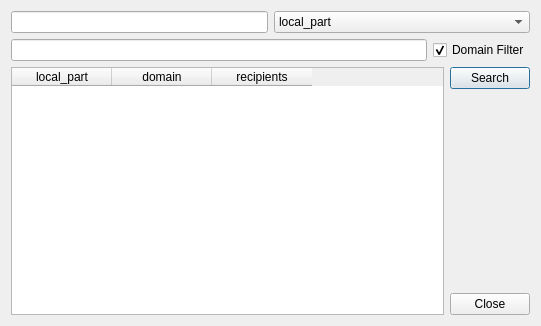
<ui version="4.0" >
 <class>UsersForwardDialogFind</class>
 <widget class="QDialog" name="UsersForwardDialogFind" >
  <property name="geometry" >
   <rect>
    <x>0</x>
    <y>0</y>
    <width>541</width>
    <height>326</height>
   </rect>
  </property>
  <property name="windowTitle" >
   <string>Find Users Forward</string>
  </property>
  <layout class="QVBoxLayout" name="verticalLayout_2" >
   <item>
    <layout class="QHBoxLayout" name="horizontalLayout_2" >
     <item>
      <widget class="QLineEdit" name="lineEdit_Find" />
     </item>
     <item>
      <widget class="QComboBox" name="comboBox" >
       <property name="sizePolicy" >
        <sizepolicy vsizetype="Fixed" hsizetype="MinimumExpanding" >
         <horstretch>0</horstretch>
         <verstretch>0</verstretch>
        </sizepolicy>
       </property>
       <item>
        <property name="text" >
         <string>local_part</string>
        </property>
       </item>
       <item>
        <property name="text" >
         <string>recipients</string>
        </property>
       </item>
      </widget>
     </item>
    </layout>
   </item>
   <item>
    <layout class="QHBoxLayout" name="horizontalLayout" >
     <item>
      <widget class="QLineEdit" name="lineEdit_Domain" />
     </item>
     <item>
      <widget class="QCheckBox" name="checkBox" >
       <property name="text" >
        <string>Domain Filter</string>
       </property>
       <property name="checked" >
        <bool>true</bool>
       </property>
      </widget>
     </item>
    </layout>
   </item>
   <item>
    <layout class="QHBoxLayout" name="horizontalLayout_3" >
     <item>
      <widget class="QTableWidget" name="tableWidget_Find" >
       <property name="contextMenuPolicy" >
        <enum>Qt::CustomContextMenu</enum>
       </property>
       <property name="editTriggers" >
        <set>QAbstractItemView::NoEditTriggers</set>
       </property>
       <column>
        <property name="text" >
         <string>local_part</string>
        </property>
       </column>
       <column>
        <property name="text" >
         <string>domain</string>
        </property>
       </column>
       <column>
        <property name="text" >
         <string>recipients</string>
        </property>
       </column>
      </widget>
     </item>
     <item>
      <layout class="QVBoxLayout" name="verticalLayout" >
       <item>
        <widget class="QPushButton" name="pushButton_Search" >
         <property name="text" >
          <string>Search</string>
         </property>
        </widget>
       </item>
       <item>
        <spacer name="verticalSpacer" >
         <property name="orientation" >
          <enum>Qt::Vertical</enum>
         </property>
         <property name="sizeHint" stdset="0" >
          <size>
           <width>20</width>
           <height>40</height>
          </size>
         </property>
        </spacer>
       </item>
       <item>
        <widget class="QPushButton" name="pushButton_Close" >
         <property name="text" >
          <string>Close</string>
         </property>
        </widget>
       </item>
      </layout>
     </item>
    </layout>
   </item>
  </layout>
 </widget>
 <resources/>
 <connections>
  <connection>
   <sender>pushButton_Close</sender>
   <signal>clicked()</signal>
   <receiver>UsersForwardDialogFind</receiver>
   <slot>reject()</slot>
   <hints>
    <hint type="sourcelabel" >
     <x>492</x>
     <y>308</y>
    </hint>
    <hint type="destinationlabel" >
     <x>487</x>
     <y>195</y>
    </hint>
   </hints>
  </connection>
 </connections>
</ui>
